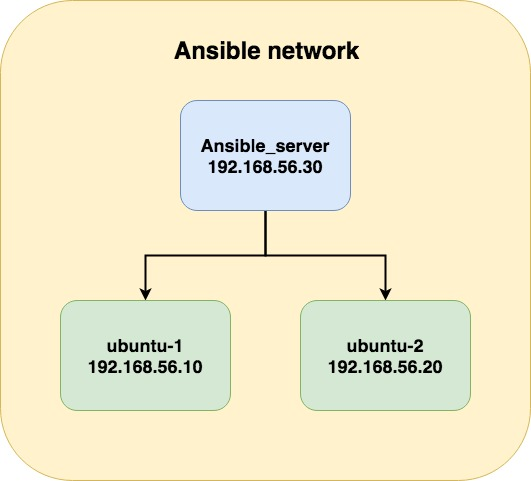
#> input picture ansible-intro/img/ansible_structure.jpg, 531 x 481 px
$ python blur_average_part.py ../../../../../ansible-intro/img/ansible_structure.jpg 3 5 5 100
#> lines starting #> are read from the running program, lines starting #| are printed output that depends on the picture; after the words box and inside, x2 and y2 are one past the last pixel; in counts of white or black regions, pixels touching at a corner belong together
import cv2 as cv
import sys

if len(sys.argv) != 6:
    exit(f"Usage: {sys.argv[0]} FILENAME KERNEL TOP LEFT SIZE")

filename = sys.argv[1]
kernel = int(sys.argv[2])
top = int(sys.argv[3])
left = int(sys.argv[4])
size = int(sys.argv[5])

original = cv.imread(filename)
#> original is the input picture: shape (481, 531, 3); mean B, G, R 203.9, 233.9, 239.9
cv.imshow('Original', original)

blurred_part = cv.blur(original[top:top+size, left:left+size], ksize=(kernel, kernel), )
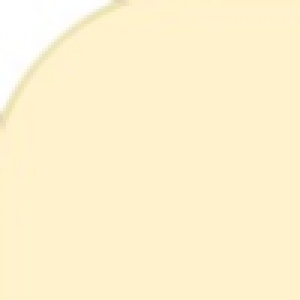
#> blurred_part: shape (100, 100, 3) (shown 3 times larger); mean B, G, R 207.4, 242.5, 254.6
blurred = original.copy()
blurred[top:top+size, left:left+size] = blurred_part
#> blurred: shape (481, 531, 3); 0.8% of pixels changed, all inside (x1, y1, x2, y2) = (5, 5, 105, 105)
cv.imshow('Blurred', blurred)

cv.waitKey(0)
